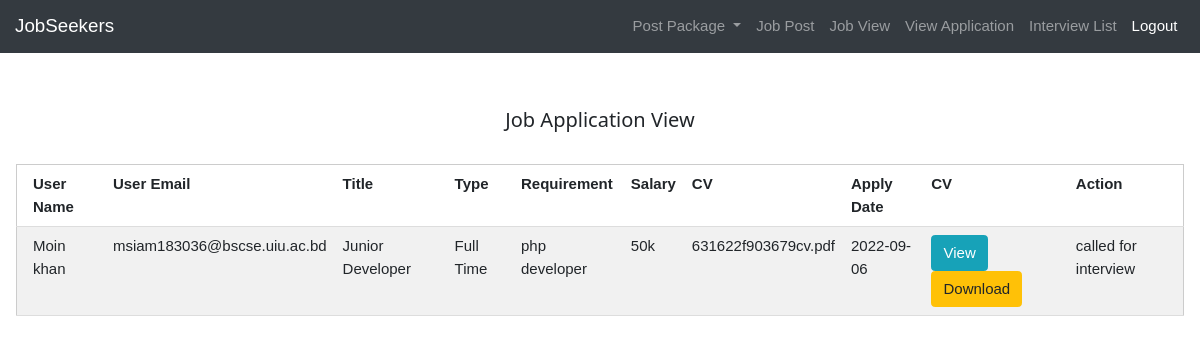
The page /employer/employer_viewjobapplication.php (signed in) on the database its author committed.
### tables this page shows
CREATE TABLE `jobapply` (
  `id` varchar(255) NOT NULL,
  `cv` varchar(300) DEFAULT NULL,
  `categoryid` int(11) DEFAULT NULL,
  `jobid` varchar(255) DEFAULT NULL,
  `userid` varchar(255) DEFAULT NULL,
  `applytime` date DEFAULT NULL,
  `status` varchar(255) DEFAULT NULL
);

CREATE TABLE `user` (
  `id` varchar(255) NOT NULL,
  `name` varchar(255) DEFAULT NULL,
  `gender` varchar(255) DEFAULT NULL,
  `email` varchar(255) DEFAULT NULL,
  `mobile` int(15) DEFAULT NULL,
  `password` varchar(255) DEFAULT NULL,
  `position` varchar(255) DEFAULT NULL,
  `otp` int(11) DEFAULT NULL,
  `authentication` varchar(255) DEFAULT NULL,
  `status` varchar(255) DEFAULT NULL,
  `location` varchar(255) DEFAULT NULL
);

CREATE TABLE `jobpost` (
  `id` varchar(255) NOT NULL,
  `title` varchar(255) DEFAULT NULL,
  `companyname` varchar(255) DEFAULT NULL,
  `categoryid` int(11) DEFAULT NULL,
  `location` varchar(255) DEFAULT NULL,
  `type` varchar(255) DEFAULT NULL,
  `requirement` varchar(255) DEFAULT NULL,
  `experience` varchar(255) DEFAULT NULL,
  `salary` int(11) DEFAULT NULL,
  `employerid` varchar(255) DEFAULT NULL,
  `editlimit` int(11) DEFAULT NULL,
  `status` varchar(255) DEFAULT NULL,
  `education` varchar(255) DEFAULT NULL,
  `deadline` date DEFAULT NULL
);

### employer/employer_viewjobapplication.php (the view, shortened to what this page needs)
<?php
    require '../database.php';
?>
<!DOCTYPE html>
<html lang="en">
<head>
    <link rel="stylesheet" href="../css/stylesheet.css" >
    <link rel="stylesheet" href="../css/bootstrap.min.css">
    <link rel="stylesheet" href="../css/w3.css">
</head>
<body>
<?php
    include 'employer_navbar.php';
    $employerid=$_SESSION['employerid'];
    $viewsql="SELECT jobapply.id AS applyid,jobapply.jobid AS jobid,jobapply.userid AS userid,jobapply.status,jobpost.employerid,user.name AS username,
    user.email AS useremail,jobpost.title,jobpost.type,jobpost.requirement,jobpost.salary,jobapply.cv,jobapply.applytime FROM jobapply
    INNER JOIN jobpost ON jobapply.jobid = jobpost.id
    INNER JOIN category ON jobapply.categoryid=category.id
    INNER JOIN user ON jobapply.userid=user.id
    WHERE jobapply.jobid in ( SELECT id FROM jobpost WHERE employerid='$employerid');";
    $viewsqlresult=mysqli_query($connection,$viewsql);
?>
<br><br>
<div class="w3-container">
    <h4 style="text-align: center">Job Application View</h4>
    <br>
    <table class="w3-table-all">
      <tr>
        <th>User Name</th>
        <th>User Email</th>
        <th>Title</th>
        <th>Type</th>
        <th>Requirement</th>
        <th>Salary</th>
        <th>CV</th>
        <th>Apply Date</th>
        <th>CV</th>
        <th>Action</th>
      </tr>
      <?php while ($row = mysqli_fetch_assoc($viewsqlresult))
      {
        $applyid=$row['applyid'];
        $jobid=$row['jobid'];
        $userid=$row['userid'];
        $status=$row['status'];
      ?>
      <tr>
        <td> <?php echo $row['username'] ?></td>
        <td> <?php echo $row['useremail'] ?></td>
        <td> <?php echo $row['title'] ?></td>
        <td> <?php echo $row['type'] ?></td>
        <td> <?php echo $row['requirement'] ?></td>
        <td> <?php echo $row['salary'] ?>k</td>
        <td> <?php echo $row['cv'] ?></td>
        <td> <?php echo $row['applytime'] ?></td>
        <td>
            <a class="btn btn-info" target="_blank" href="employer_cv.php?applyid=<?php echo $applyid ?>&view=view ">View</a>
            <a class="btn btn-warning" href="employer_cv.php?applyid=<?php echo $applyid ?>&download=download">Download</a>
        </td>
        <?php   if($status=='applied'){ ?>
        <td>
            <a class="btn btn-info" href="employer_interview.php?accept=accept&jobid=<?php echo $jobid ?>&userid=<?php echo $userid ?>&applyid=<?php echo $applyid ?>&employerid=<?php echo $employerid ?>">Interview</a><br>
            <a class="btn btn-danger" href="employer_interview.php?reject=reject&jobid=<?php echo $jobid ?>&userid=<?php echo $userid ?>&applyid=<?php echo $applyid ?>&employerid=<?php echo $employerid ?>">Reject</a>
        </td>
        <?php }else{ ?>
        <td> <?php echo $row['status'] ?></td>
        </tr>
        <?php
            }
         }
        ?>
       </table>
  </div>
</body>
</html>

### css/stylesheet.css (style rules this page uses)
body, html { height: 100%; margin: 0; font-family: Arial, Helvetica, sans-serif; }
* { box-sizing: border-box; }

### css/w3.css (style rules this page uses)
html { box-sizing:border-box }
*,*:before,*:after { box-sizing:inherit }
html { -ms-text-size-adjust:100%;-webkit-text-size-adjust:100% }
body { margin:0 }
a { background-color:transparent }
html,body { font-family:Verdana,sans-serif;font-size:15px;line-height:1.5 }
html { overflow-x:hidden }
h4 { font-size:20px }
h1,h2,h3,h4,h5,h6 { font-family:"Segoe UI",Arial,sans-serif;font-weight:400;margin:10px 0 }
a { color:inherit }
.w3-table,.w3-table-all { border-collapse:collapse;border-spacing:0;width:100%;display:table }
.w3-table-all { border:1px solid #ccc }
.w3-bordered tr,.w3-table-all tr { border-bottom:1px solid #ddd }
.w3-table-all tr:nth-child(odd) { background-color:#fff }
.w3-table-all tr:nth-child(even) { background-color:#f1f1f1 }
.w3-table td,.w3-table th,.w3-table-all td,.w3-table-all th { padding:8px 8px;display:table-cell;text-align:left;vertical-align:top }
.w3-table th:first-child,.w3-table td:first-child,.w3-table-all th:first-child,.w3-table-all td:first-child { padding-left:16px }
.w3-container:after,.w3-container:before,.w3-panel:after,.w3-panel:before,.w3-row:after,.w3-row:before,.w3-row-padding:after,.w3-row-padding:before, .w3-cell-row:before,.w3-cell-row:after,.w3-clear:after,.w3-clear:before,.w3-bar:before,.w3-bar:after { content:"";display:table;clear:both }
.w3-container,.w3-panel { padding:0.01em 16px }

### rows shown on the page
jobapply: userid.name "Moin khan", userid.email "msiam183036@bscse.uiu.ac.bd", jobid.title "Junior Developer", jobid.type "Full Time", jobid.requirement "php developer", jobid.salary "50", cv "631622f903679cv.pdf", applytime "2022-09-06", status "called for interview"
